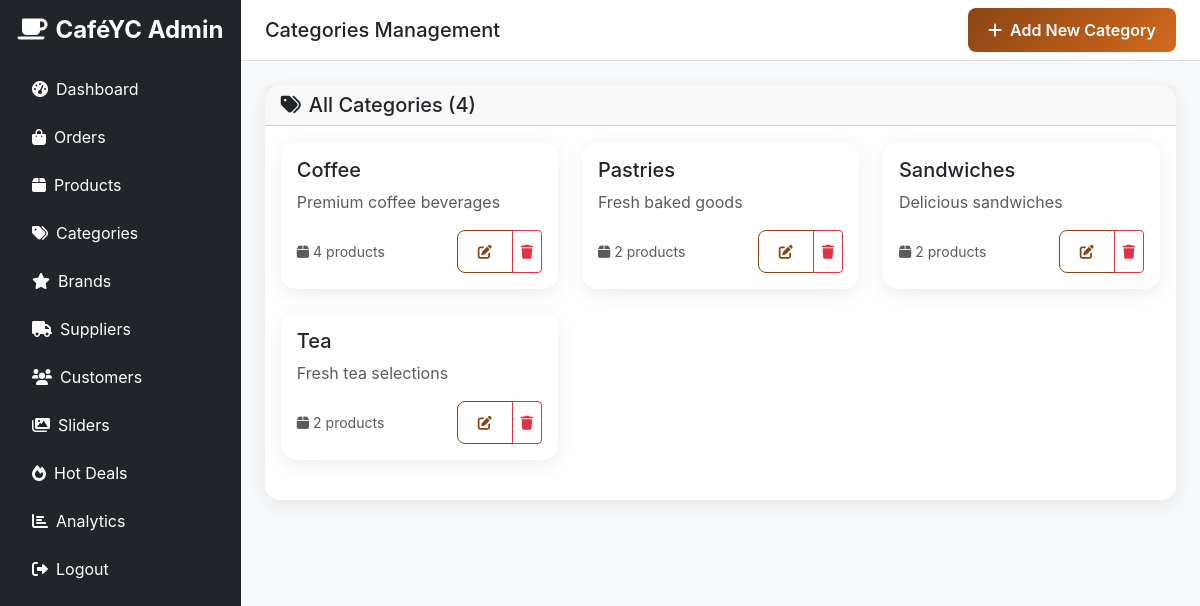
Screenshot of /admin/categories.php (signed in) with the database file from the repository.
### tables this page shows
CREATE TABLE IF NOT EXISTS categories (
    id INT AUTO_INCREMENT PRIMARY KEY,
    name VARCHAR(255) NOT NULL,
    description TEXT,
    image_url VARCHAR(500),
    is_active BOOLEAN DEFAULT TRUE,
    created_at TIMESTAMP DEFAULT CURRENT_TIMESTAMP,
    updated_at TIMESTAMP DEFAULT CURRENT_TIMESTAMP ON UPDATE CURRENT_TIMESTAMP
);

### admin/categories.php (the view, shortened to what this page needs)
<?php
require_once '../config/database.php';
$stmt = $pdo->prepare("
    SELECT c.*, COUNT(p.id) as product_count
    FROM categories c
    LEFT JOIN products p ON c.id = p.category_id AND p.is_active = 1
    WHERE c.is_active = 1
    GROUP BY c.id
    ORDER BY c.name
");
$stmt->execute();
$categories = $stmt->fetchAll();
?>
<?php include '../includes/header.php'; ?>
<body class="bg-light">
    <div class="d-flex">
        <nav class="sidebar bg-dark text-white p-3" style="width: 250px; min-height: 100vh;">
            <div class="text-center mb-4">
                <h4 class="fw-bold">
                    <i class="fas fa-coffee me-2"></i>CaféYC Admin
                </h4>
            </div>
            <ul class="nav flex-column">
                <li class="nav-item mb-2">
                    <a class="nav-link text-white" href="dashboard.php">
                        <i class="fas fa-tachometer-alt me-2"></i>Dashboard
                    </a>
                </li>
                <li class="nav-item mb-2">
                    <a class="nav-link text-white" href="orders.php">
                        <i class="fas fa-shopping-bag me-2"></i>Orders
                    </a>
                </li>
                <li class="nav-item mb-2">
                    <a class="nav-link text-white" href="products.php">
                        <i class="fas fa-box me-2"></i>Products
                    </a>
                </li>
                <li class="nav-item mb-2">
                    <a class="nav-link text-white active" href="categories.php">
                        <i class="fas fa-tags me-2"></i>Categories
                    </a>
                </li>
                <li class="nav-item mb-2">
                    <a class="nav-link text-white" href="brands.php">
                        <i class="fas fa-star me-2"></i>Brands
                    </a>
                </li>
                <li class="nav-item mb-2">
                    <a class="nav-link text-white" href="suppliers.php">
                        <i class="fas fa-truck me-2"></i>Suppliers
                    </a>
                </li>
                <li class="nav-item mb-2">
                    <a class="nav-link text-white" href="customers.php">
                        <i class="fas fa-users me-2"></i>Customers
                    </a>
                </li>
                <li class="nav-item mb-2">
                    <a class="nav-link text-white" href="sliders.php">
                        <i class="fas fa-images me-2"></i>Sliders
                    </a>
                </li>
                <li class="nav-item mb-2">
                    <a class="nav-link text-white" href="hot-deals.php">
                        <i class="fas fa-fire me-2"></i>Hot Deals
                    </a>
                </li>
                <li class="nav-item mb-2">
                    <a class="nav-link text-white" href="analytics.php">
                        <i class="fas fa-chart-bar me-2"></i>Analytics
                    </a>
                </li>
                <li class="nav-item mt-auto">
                    <a class="nav-link text-white" href="../auth/logout.php">
                        <i class="fas fa-sign-out-alt me-2"></i>Logout
                    </a>
                </li>
            </ul>
        </nav>
        <div class="flex-grow-1">
            <nav class="navbar navbar-light bg-white border-bottom px-4">
                <h5 class="mb-0">Categories Management</h5>
                <button class="btn btn-primary" data-bs-toggle="modal" data-bs-target="#addCategoryModal">
                    <i class="fas fa-plus me-2"></i>Add New Category
                </button>
            </nav>
            <div class="container-fluid p-4">
                <div class="card">
                    <div class="card-header">
                        <h5 class="mb-0">
                            <i class="fas fa-tags me-2"></i>All Categories (<?php echo count($categories); ?>)
                        </h5>
                    </div>
                    <div class="card-body">
                        <div class="row">
                            <?php foreach ($categories as $category): ?>
                            <div class="col-lg-4 col-md-6 mb-4">
                                <div class="card h-100">
                                    <div class="card-body">
                                        <h5 class="card-title"><?php echo htmlspecialchars($category['name']); ?></h5>
                                        <p class="card-text text-muted"><?php echo htmlspecialchars($category['description']); ?></p>
                                        <div class="d-flex justify-content-between align-items-center">
                                            <small class="text-muted">
                                                <i class="fas fa-box me-1"></i><?php echo $category['product_count']; ?> products
                                            </small>
                                            <div class="btn-group">
                                                <button class="btn btn-sm btn-outline-primary"
                                                        onclick="editCategory(<?php echo htmlspecialchars(json_encode($category)); ?>)">
                                                    <i class="fas fa-edit"></i>
                                                </button>
                                                <button class="btn btn-sm btn-outline-danger"
                                                        onclick="confirmDelete(<?php echo $category['id']; ?>, '<?php echo htmlspecialchars($category['name']); ?>')">
                                                    <i class="fas fa-trash"></i>
                                                </button>
                                            </div>
                                        </div>
                                    </div>
                                </div>
                            </div>
                            <?php endforeach; ?>
                        </div>
                    </div>
                </div>
            </div>
        </div>
    </div>
</body>
</html>

### includes/header.php (shortened to what this page needs)
<!DOCTYPE html>
<html lang="en">
<head>
    <link href="https://cdn.jsdelivr.net/npm/bootstrap@5.3.0/dist/css/bootstrap.min.css" rel="stylesheet">
    <link href="https://cdnjs.cloudflare.com/ajax/libs/font-awesome/6.0.0/css/all.min.css" rel="stylesheet">
    <link href="/assets/css/style.css" rel="stylesheet">
</head>
<body>

### assets/css/style.css (style rules this page uses)
:root { --primary-color: #8B4513; --secondary-color: #D2691E; --accent-color: #F4A460; --dark-color: #654321; --light-bg: #FAF8F3; --gradient-primary: linear-gradient(135deg, #8B4513 0%, #D2691E 100%); }
body { font-family: 'Inter', sans-serif; background-color: var(--light-bg); }
.btn-primary { background: var(--gradient-primary); border: none; border-radius: 8px; padding: 10px 20px; font-weight: 600; transition: all 0.3s ease; }
.btn-outline-primary { border-color: var(--primary-color); color: var(--primary-color); border-radius: 8px; padding: 10px 20px; font-weight: 600; transition: all 0.3s ease; }
.navbar { backdrop-filter: blur(10px); background-color: rgba(255, 255, 255, 0.95) !important; }
.card { border-radius: 15px; border: none; box-shadow: 0 5px 20px rgba(0, 0, 0, 0.08); transition: all 0.3s ease; }

### rows the page displays
categories: name "Coffee", description "Premium coffee beverages", product_count "4"
categories: name "Pastries", description "Fresh baked goods", product_count "2"
categories: name "Sandwiches", description "Delicious sandwiches", product_count "2"
categories: name "Tea", description "Fresh tea selections", product_count "2"

### other values shown
count($categories) "4"
